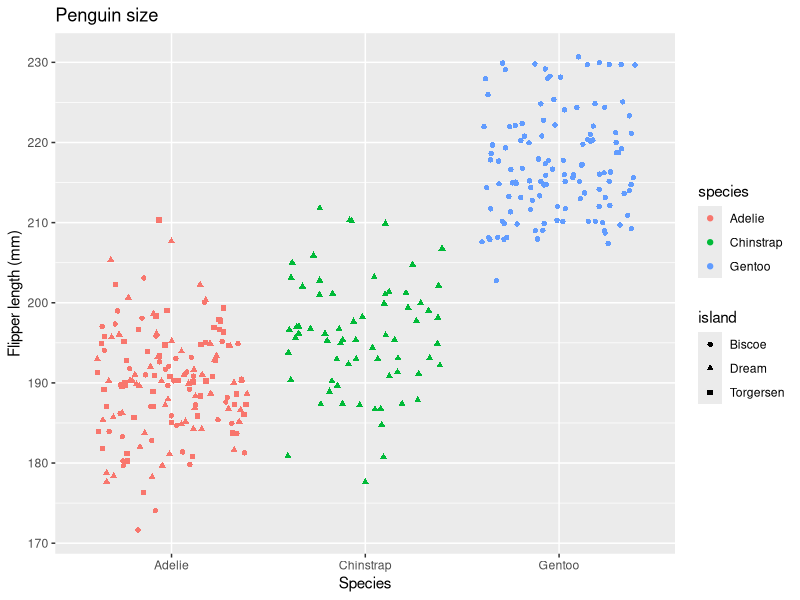

Write R code to recreate this figure.
## ---- chunk 1
library(tidyverse)
library(palmerpenguins)
library(ggplot2)
## ---- chunk 2

# create and store functions
fx <- expression(x^2)
Pa <- expression(2 *(3 *a + 2)^4 - 5)

# find the derivatives of the functions
df_dx <- D(expr =  fx, name = "x")
dP_da <- D(expr = Pa, name = "a")

### find the slope at each point x = 3, a = 1.2

# storing the specific values
x <- 3
a <- 1.2

# evaluating the derivative for the slope
x_3 <- eval(df_dx)
x_3
a_1.2 <- eval(dP_da)
a_1.2

## ---- chunk 3

# creating a plot
ggplot(data = penguins, aes(x = species, y = flipper_length_mm)) +
  geom_jitter(aes(color = species, shape = island)) + 
  labs(x = "Species",
       y = "Flipper length (mm)",
       title = "Penguin size")

